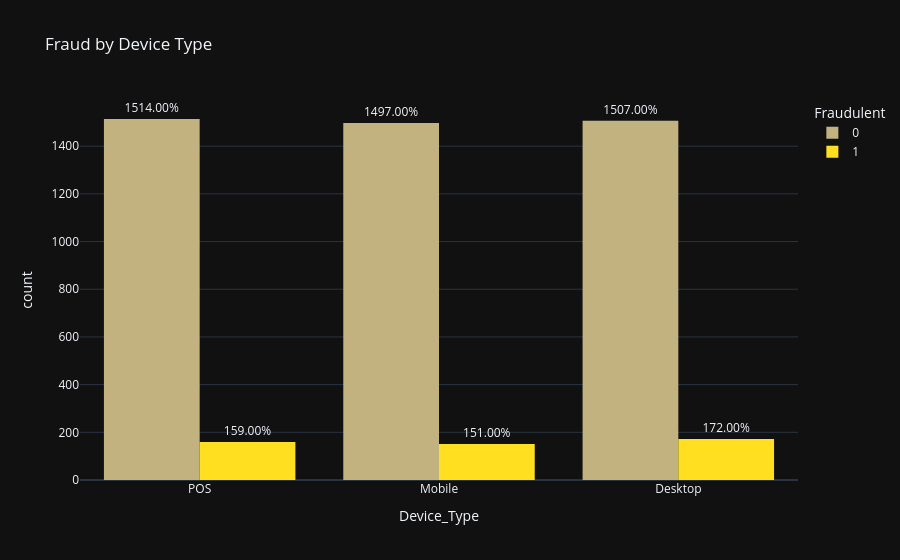

Here is the notebook cell this chart was saved with:
### Markdown cell above
# Fraud by Device Type

### Code cell
fig = px.histogram(
    df,
    x='Device_Type',
    color='Fraudulent',
    color_discrete_sequence=['#C2B280', '#FFDF20'],
    barmode='group',
    title='Fraud by Device Type'
)

fig.update_traces(marker_line=dict(color='black'),texttemplate='%{y:.2f}%', textposition='outside')
fig.update_layout(template='plotly_dark',height=500)
fig.show()

### Figure 1 — Plotly figure (JSON) as saved in the notebook; plotly's stock layout.template omitted (floating-point values rounded to 4 significant figures; data arrays with more than 128 entries replaced by an {"elided": "..."} marker saying what was removed)
{"data": [{"alignmentgroup": "True", "bingroup": "x", "hovertemplate": "Fraudulent=0<br>Device_Type=%{x}<br>count=%{y}<extra></extra>", "legendgroup": "0", "marker": {"color": "#C2B280", "line": {"color": "black"}, "pattern": {"shape": ""}}, "name": "0", "offsetgroup": "0", "orientation": "v", "showlegend": true, "textposition": "outside", "texttemplate": "%{y:.2f}%", "type": "histogram", "x": {"elided": "4518 str values"}, "xaxis": "x", "yaxis": "y"}, {"alignmentgroup": "True", "bingroup": "x", "hovertemplate": "Fraudulent=1<br>Device_Type=%{x}<br>count=%{y}<extra></extra>", "legendgroup": "1", "marker": {"color": "#FFDF20", "line": {"color": "black"}, "pattern": {"shape": ""}}, "name": "1", "offsetgroup": "1", "orientation": "v", "showlegend": true, "textposition": "outside", "texttemplate": "%{y:.2f}%", "type": "histogram", "x": {"elided": "482 str values"}, "xaxis": "x", "yaxis": "y"}], "layout": {"autosize": true, "barmode": "group", "legend": {"title": {"text": "Fraudulent"}, "tracegroupgap": 0}, "title": {"text": "Fraud by Device Type"}, "xaxis": {"anchor": "y", "autorange": true, "domain": [0, 1], "range": [-0.5, 2.5], "title": {"text": "Device_Type"}, "type": "category"}, "yaxis": {"anchor": "x", "autorange": true, "domain": [0, 1], "range": [0, 1594.0], "title": {"text": "count"}}}}
